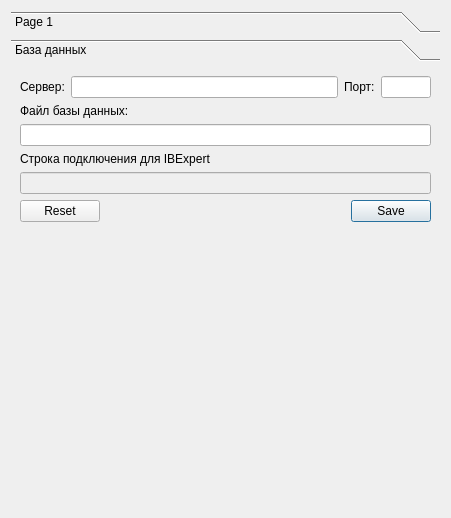
<?xml version="1.0" encoding="UTF-8"?>
<ui version="4.0">
 <class>PCViewForm</class>
 <widget class="QWidget" name="PCViewForm">
  <property name="geometry">
   <rect>
    <x>0</x>
    <y>0</y>
    <width>451</width>
    <height>518</height>
   </rect>
  </property>
  <property name="minimumSize">
   <size>
    <width>400</width>
    <height>0</height>
   </size>
  </property>
  <property name="windowTitle">
   <string>Form</string>
  </property>
  <layout class="QGridLayout" name="gridLayout">
   <item row="0" column="0">
    <widget class="QToolBox" name="toolBox">
     <property name="styleSheet">
      <string notr="true">/*QToolBox::tab{ background: #009deb;
                                border-radius: 5px;
                                font-size: 15px;
                                icon-size: 48px;
                                color: black;}

QToolBox::tab:first#toolBoxMain {background: #4ade00;
                                border-radius: 5px;
                                font-size: 15px;
                                color: black;}

/*
                            &quot;QToolBox::tab:last#toolBoxMain {&quot;
                                &quot;background: #f95300;&quot;
                                &quot;border-radius: 5px;&quot;
                                &quot;font-size: 15px;&quot;
                                &quot;color: black;&quot;
                            &quot;}&quot;
                            &quot;QToolBox::tab:selected#toolBoxMain {&quot;
                                &quot;font: italic bold;&quot;
                                &quot;font-size: 15px;&quot;
                                &quot;color: white;&quot;
                            &quot;}&quot;);

*/</string>
     </property>
     <property name="currentIndex">
      <number>1</number>
     </property>
     <widget class="QWidget" name="page">
      <property name="geometry">
       <rect>
        <x>0</x>
        <y>0</y>
        <width>433</width>
        <height>442</height>
       </rect>
      </property>
      <attribute name="label">
       <string>Page 1</string>
      </attribute>
     </widget>
     <widget class="QWidget" name="pageFBObject">
      <property name="geometry">
       <rect>
        <x>0</x>
        <y>0</y>
        <width>433</width>
        <height>442</height>
       </rect>
      </property>
      <attribute name="label">
       <string>База данных</string>
      </attribute>
      <layout class="QGridLayout" name="gridLayout_3">
       <item row="0" column="0">
        <layout class="QGridLayout" name="gridLayout_2">
         <item row="0" column="0">
          <widget class="QLabel" name="label">
           <property name="text">
            <string>Сервер:</string>
           </property>
          </widget>
         </item>
         <item row="0" column="2">
          <widget class="QLabel" name="label_2">
           <property name="text">
            <string>Порт:</string>
           </property>
          </widget>
         </item>
         <item row="0" column="3">
          <widget class="QLineEdit" name="lineEditPortFB">
           <property name="maximumSize">
            <size>
             <width>50</width>
             <height>16777215</height>
            </size>
           </property>
          </widget>
         </item>
         <item row="3" column="0" colspan="4">
          <widget class="QLabel" name="label_4">
           <property name="text">
            <string>Строка подключения для IBExpert</string>
           </property>
          </widget>
         </item>
         <item row="2" column="0" colspan="4">
          <widget class="QLineEdit" name="lineEditDatabaseName">
           <property name="frame">
            <bool>true</bool>
           </property>
           <property name="clearButtonEnabled">
            <bool>true</bool>
           </property>
          </widget>
         </item>
         <item row="1" column="0" colspan="4">
          <widget class="QLabel" name="label_3">
           <property name="text">
            <string>Файл базы данных:</string>
           </property>
          </widget>
         </item>
         <item row="0" column="1">
          <widget class="QLineEdit" name="lineEditServerFB">
           <property name="clearButtonEnabled">
            <bool>true</bool>
           </property>
          </widget>
         </item>
         <item row="4" column="0" colspan="4">
          <widget class="QLineEdit" name="lineEditIBEConnect">
           <property name="styleSheet">
            <string notr="true">background-color: rgb(239, 239, 239);</string>
           </property>
           <property name="text">
            <string/>
           </property>
           <property name="frame">
            <bool>true</bool>
           </property>
           <property name="readOnly">
            <bool>true</bool>
           </property>
          </widget>
         </item>
        </layout>
       </item>
       <item row="1" column="0">
        <widget class="QDialogButtonBox" name="buttonBoxFB">
         <property name="standardButtons">
          <set>QDialogButtonBox::Reset|QDialogButtonBox::Save</set>
         </property>
        </widget>
       </item>
       <item row="2" column="0">
        <spacer name="verticalSpacer">
         <property name="orientation">
          <enum>Qt::Vertical</enum>
         </property>
         <property name="sizeHint" stdset="0">
          <size>
           <width>20</width>
           <height>40</height>
          </size>
         </property>
        </spacer>
       </item>
      </layout>
     </widget>
    </widget>
   </item>
  </layout>
 </widget>
 <tabstops>
  <tabstop>lineEditServerFB</tabstop>
  <tabstop>lineEditPortFB</tabstop>
  <tabstop>lineEditDatabaseName</tabstop>
  <tabstop>lineEditIBEConnect</tabstop>
 </tabstops>
 <resources/>
 <connections/>
</ui>
